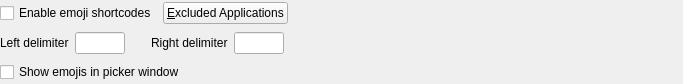
<?xml version="1.0" encoding="UTF-8"?>
<ui version="4.0">
 <class>PrefPaneEmojis</class>
 <widget class="QFrame" name="PrefPaneEmojis">
  <property name="geometry">
   <rect>
    <x>0</x>
    <y>0</y>
    <width>683</width>
    <height>84</height>
   </rect>
  </property>
  <property name="windowTitle">
   <string notr="true"/>
  </property>
  <layout class="QVBoxLayout" name="verticalLayout">
   <property name="leftMargin">
    <number>0</number>
   </property>
   <property name="topMargin">
    <number>0</number>
   </property>
   <property name="rightMargin">
    <number>0</number>
   </property>
   <property name="bottomMargin">
    <number>0</number>
   </property>
   <item>
    <layout class="QHBoxLayout" name="layout1">
     <item>
      <widget class="QCheckBox" name="checkEnableEmoji">
       <property name="text">
        <string>Enable emoji shortcodes</string>
       </property>
      </widget>
     </item>
     <item>
      <widget class="QPushButton" name="buttonEmojiExcludedApps">
       <property name="text">
        <string>&amp;Excluded Applications</string>
       </property>
      </widget>
     </item>
     <item>
      <spacer name="spacer1">
       <property name="orientation">
        <enum>Qt::Horizontal</enum>
       </property>
       <property name="sizeHint" stdset="0">
        <size>
         <width>0</width>
         <height>20</height>
        </size>
       </property>
      </spacer>
     </item>
    </layout>
   </item>
   <item>
    <layout class="QGridLayout" name="grid1" columnstretch="0,0,0,0,0,0">
     <item row="0" column="0">
      <widget class="QLabel" name="labelEmojiLeftDelimiter">
       <property name="text">
        <string>Left delimiter</string>
       </property>
      </widget>
     </item>
     <item row="0" column="2">
      <spacer name="spacer2">
       <property name="orientation">
        <enum>Qt::Horizontal</enum>
       </property>
       <property name="sizeType">
        <enum>QSizePolicy::Fixed</enum>
       </property>
       <property name="sizeHint" stdset="0">
        <size>
         <width>20</width>
         <height>10</height>
        </size>
       </property>
      </spacer>
     </item>
     <item row="0" column="1">
      <widget class="QLineEdit" name="editEmojiLeftDelimiter">
       <property name="maximumSize">
        <size>
         <width>50</width>
         <height>16777215</height>
        </size>
       </property>
      </widget>
     </item>
     <item row="0" column="5">
      <spacer name="spacer3">
       <property name="orientation">
        <enum>Qt::Horizontal</enum>
       </property>
       <property name="sizeHint" stdset="0">
        <size>
         <width>0</width>
         <height>20</height>
        </size>
       </property>
      </spacer>
     </item>
     <item row="0" column="4">
      <widget class="QLineEdit" name="editEmojiRightDelimiter">
       <property name="maximumSize">
        <size>
         <width>50</width>
         <height>16777215</height>
        </size>
       </property>
      </widget>
     </item>
     <item row="0" column="3">
      <widget class="QLabel" name="labelEmojiRightDelimiter">
       <property name="text">
        <string>Right delimiter</string>
       </property>
      </widget>
     </item>
    </layout>
   </item>
   <item>
    <layout class="QHBoxLayout" name="layout2">
     <item>
      <widget class="QCheckBox" name="checkShowEmojiInPickerWindow">
       <property name="text">
        <string>Show emojis in picker window</string>
       </property>
      </widget>
     </item>
     <item>
      <spacer name="spacer4">
       <property name="orientation">
        <enum>Qt::Horizontal</enum>
       </property>
       <property name="sizeHint" stdset="0">
        <size>
         <width>0</width>
         <height>20</height>
        </size>
       </property>
      </spacer>
     </item>
    </layout>
   </item>
  </layout>
 </widget>
 <resources/>
 <connections/>
</ui>
